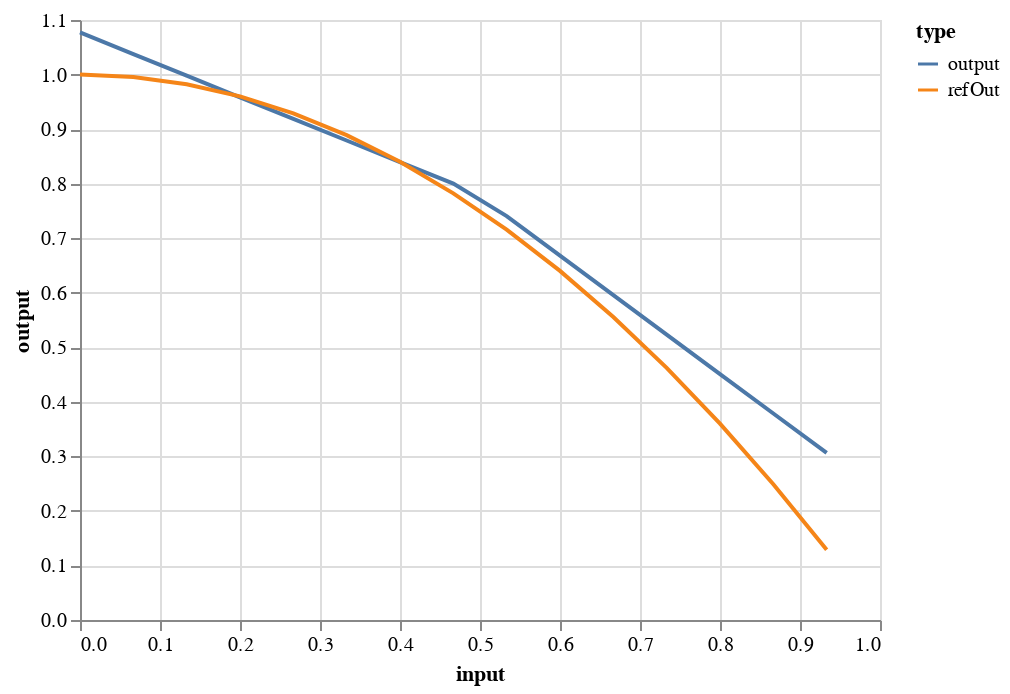

The code cell stored with this chart in its notebook:
### Code cell
plotOutput(input, output, refOut)

### Figure 1 — Vega-Lite specification as saved in the notebook (floating-point values rounded to 4 significant figures)
{"config": {"view": {"continuousWidth": 400, "continuousHeight": 300}}, "data": {"name": "data-d8f78618bc2837cfe292dcbe8203908c"}, "mark": "line", "encoding": {"color": {"type": "nominal", "field": "type"}, "x": {"type": "quantitative", "field": "input"}, "y": {"type": "quantitative", "field": "output"}}, "$schema": "https://vega.github.io/schema/vega-lite/v4.8.1.json", "datasets": {"data-d8f78618bc2837cfe292dcbe8203908c": [{"input": 0.0, "output": 1.077, "type": "output"}, {"input": 0.0, "output": 1.0, "type": "refOut"}, {"input": 0.06667, "output": 1.038, "type": "output"}, {"input": 0.06667, "output": 0.9956, "type": "refOut"}, {"input": 0.1333, "output": 0.9979, "type": "output"}, {"input": 0.1333, "output": 0.9822, "type": "refOut"}, {"input": 0.2, "output": 0.9583, "type": "output"}, {"input": 0.2, "output": 0.96, "type": "refOut"}, {"input": 0.2667, "output": 0.9187, "type": "output"}, {"input": 0.2667, "output": 0.9289, "type": "refOut"}, {"input": 0.3333, "output": 0.8791, "type": "output"}, {"input": 0.3333, "output": 0.8889, "type": "refOut"}, {"input": 0.4, "output": 0.8395, "type": "output"}, {"input": 0.4, "output": 0.84, "type": "refOut"}, {"input": 0.4667, "output": 0.8, "type": "output"}, {"input": 0.4667, "output": 0.7822, "type": "refOut"}, {"input": 0.5333, "output": 0.7406, "type": "output"}, {"input": 0.5333, "output": 0.7156, "type": "refOut"}, {"input": 0.6, "output": 0.6681, "type": "output"}, {"input": 0.6, "output": 0.64, "type": "refOut"}, {"input": 0.6667, "output": 0.5957, "type": "output"}, {"input": 0.6667, "output": 0.5556, "type": "refOut"}, {"input": 0.7333, "output": 0.5233, "type": "output"}, {"input": 0.7333, "output": 0.4622, "type": "refOut"}, {"input": 0.8, "output": 0.4509, "type": "output"}, {"input": 0.8, "output": 0.36, "type": "refOut"}, {"input": 0.8667, "output": 0.3786, "type": "output"}, {"input": 0.8667, "output": 0.2489, "type": "refOut"}, {"input": 0.9333, "output": 0.3064, "type": "output"}, {"input": 0.9333, "output": 0.1289, "type": "refOut"}]}}
